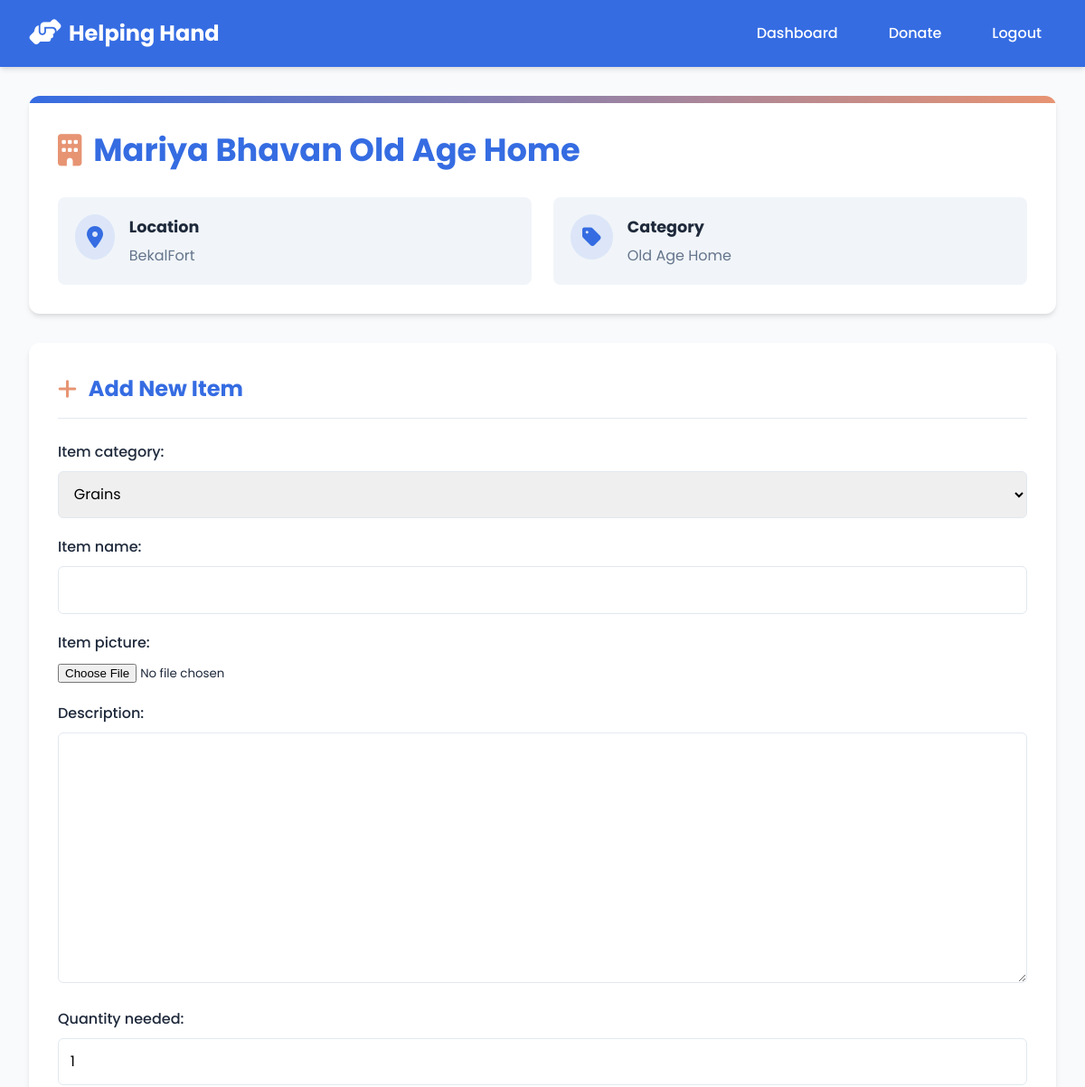
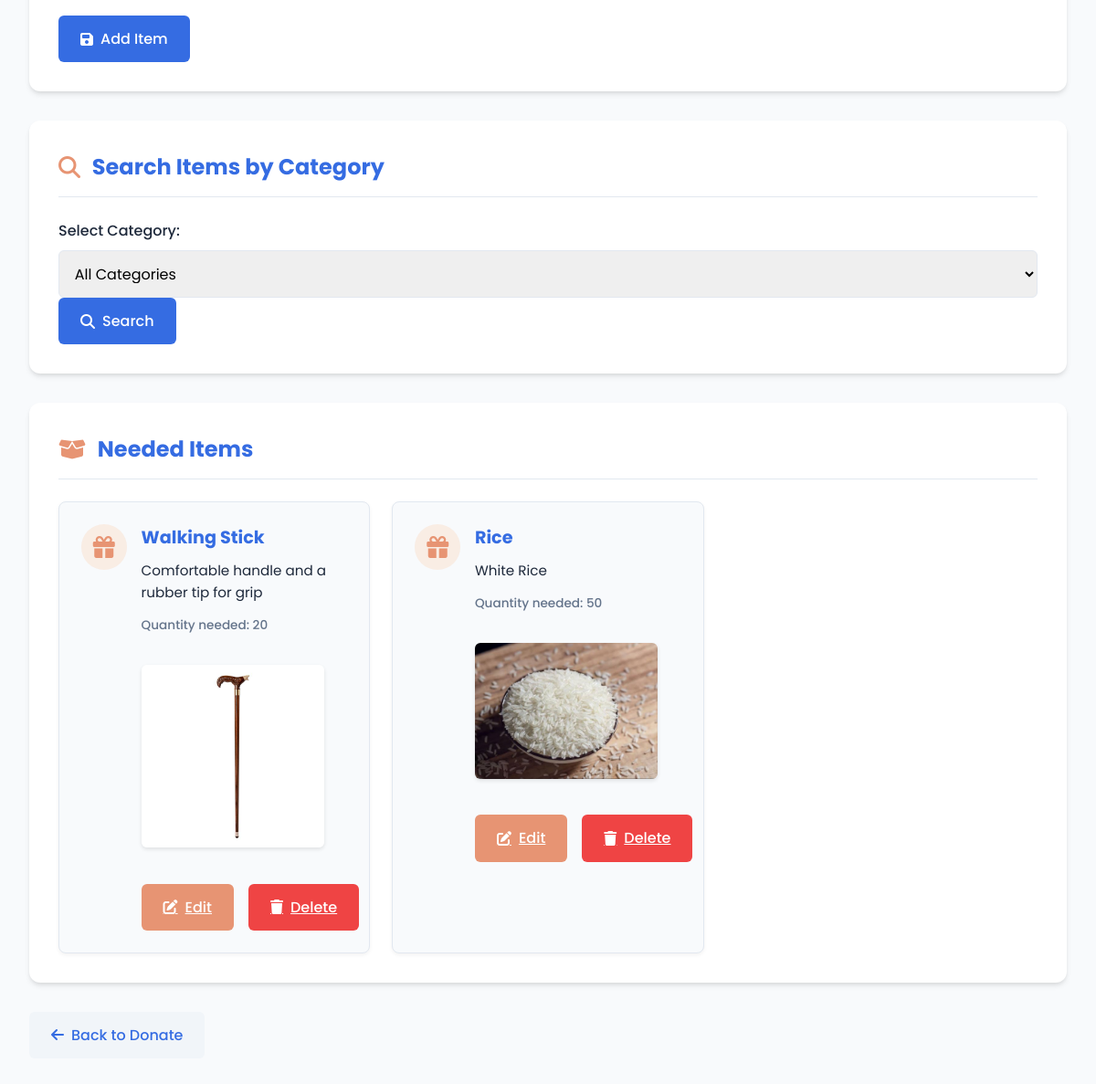
/donation/organization/2/ (signed in), run on the app's committed database (2 pictures, top to bottom).
### donationnn_app/models.py (models this page shows, shortened)
class Organization(models.Model):
    picture = models.ImageField(upload_to='organization_pictures/', blank=True, null=True)
    org_name = models.CharField(max_length=255, verbose_name="Organization Name")
    org_id = models.CharField(max_length=50, unique=True)
    email = models.EmailField(unique=True)
    location = models.CharField(max_length=100)
    category = models.CharField(max_length=50)

class Item(models.Model):
    CATEGORY_CHOICES = [
        ('household_essentials', 'Household Essentials'),
        ('clothing', 'Clothing'),
        ('footwear', 'Footwear'),
        ('grains', 'Grains'),
        ('pulses', 'Pulses'),
        ('mobility_aids', 'Mobility Aids'),
        ('educational_supplies', 'Educational Supplies'),
    ]
    item_name = models.CharField(max_length=255)
    item_category = models.CharField(max_length=50, choices=CATEGORY_CHOICES,default='grains')
    description = models.TextField(blank=True, null=True)
    item_picture = models.ImageField(upload_to='item_pictures/', blank=True, null=True)  # Ensure this matches the form
    quantity_needed = models.PositiveIntegerField(default=1)
    organization = models.ForeignKey('Organization', on_delete=models.CASCADE, related_name='items')

### donationnn_app/views.py (the view)
# urls.py: path('organization/<int:org_id>/', views.organization_detail, name='organization_detail'),  # Organization details
@login_required
def organization_detail(request, org_id):
    organization = get_object_or_404(Organization, id=org_id)
    items = organization.items.all()  # Get all items for this organization
    category = request.GET.get('category')
    if category:
        items = items.filter(item_category=category)  # Use item_category for filtering
    if request.method == 'POST':
        if 'add_item' in request.POST:
            form = ItemForm(request.POST, request.FILES)
            if form.is_valid():
                item = form.save(commit=False)
                item.organization = organization
                item.save()
                return redirect('organization_detail', org_id=org_id)
        elif 'donate' in request.POST:
            donation_form = DonationForm(request.POST)
            if donation_form.is_valid():
                item = donation_form.cleaned_data['item']
                quantity = donation_form.cleaned_data['quantity']
                item.quantity_donated += quantity
                item.save()
                Donation.objects.create(donor=request.user, item=item, quantity=quantity)
                return redirect('donation_success')
    else:
        form = ItemForm()  # Form for adding items
        donation_form = DonationForm()  # Form for donations
    return render(request, 'donationnn_app/organization.html', {
        'organization': organization,
        'items': items,
        'form': form,
        'donation_form': donation_form,
        'category': category,  # Pass the selected category to the template
    })

### donationnn_app/forms.py
class ItemForm(forms.ModelForm):
    class Meta:
        model = Item
        fields = ['item_category','item_name','item_picture', 'description', 'quantity_needed']

class DonationForm(forms.Form):
    item = forms.ModelChoiceField(queryset=Item.objects.all(), widget=forms.HiddenInput())
    quantity = forms.IntegerField(min_value=1)
    def __init__(self, *args, **kwargs):
        super().__init__(*args, **kwargs)
        self.fields['item'].widget.attrs.update({'class': 'form-control'})
        self.fields['quantity'].widget.attrs.update({'class': 'form-control', 'placeholder': 'Quantity'})

### donationnn_app/templates/donationnn_app/organization.html (shortened to what this page needs)
<!DOCTYPE html>
<html lang="en">
<head>
    <link rel="stylesheet" href="https://cdnjs.cloudflare.com/ajax/libs/font-awesome/6.4.0/css/all.min.css">
</head>
<body>
    <nav class="navbar">
        <a href="/" class="navbar-brand">
            <i class="fas fa-hands-helping"></i>
            Helping Hand
        </a>
        <div class="nav-links">
            <a href="{% url 'dashboard' %}">Dashboard</a>
            <a href="{% url 'donate' %}">Donate</a>
            <a href="{% url 'logout' %}">Logout</a>
        </div>
    </nav>
    <div class="container">
        <div class="org-header">
            <h1 class="org-title">
                <i class="fas fa-building"></i>
                {{ organization.org_name }}
            </h1>
            <div class="org-info">
                <div class="info-card">
                    <i class="fas fa-map-marker-alt info-icon"></i>
                    <div>
                        <h3>Location</h3>
                        <p>{{ organization.location }}</p>
                    </div>
                </div>
                <div class="info-card">
                    <i class="fas fa-tag info-icon"></i>
                    <div>
                        <h3>Category</h3>
                        <p>{{ organization.category }}</p>
                    </div>
                </div>
            </div>
        </div>
        {% if request.user.role == 'org_rep' %}
        <div class="add-item-form">
            <h2><i class="fas fa-plus"></i> Add New Item</h2>
            <form method="post" enctype="multipart/form-data">
                {{ form.as_p }}
                <button type="submit" name="add_item" class="btn btn-primary">
                    <i class="fas fa-save"></i> Add Item
                </button>
            </form>
        </div>
        {% endif %}
        <div class="search-form">
            <h2><i class="fas fa-search"></i> Search Items by Category</h2>
            <form method="get" action="{% url 'organization_detail' org_id=organization.id %}">
                <label for="category">Select Category:</label>
                <select name="category" id="category">
                    <option value="">All Categories</option>
                </select>
                <button type="submit" class="btn btn-primary">
                    <i class="fas fa-search"></i> Search
                </button>
            </form>
        </div>
        <div class="needed-items">
            <h2><i class="fas fa-box-open"></i> Needed Items</h2>
            <ul class="items-list">
                {% for item in items %}
                <li class="item-card">
                    <i class="fas fa-gift item-icon"></i>
                    <div>
                        <h3>{{ item.item_name }}</h3>
                        <p>{{ item.description }}</p>
                        <small>Quantity needed: {{ item.quantity_needed }}</small>
                        {% if item.item_picture %}
                            <img src="{{ item.item_picture.url }}" alt="{{ item.item_name }}" width="200">
                        {% endif %}
                        {% if request.user.role == 'org_rep' %}
                        <div class="item-actions">
                            <a href="{% url 'update_item' item.id %}" class="btn btn-secondary">
                                <i class="fas fa-edit"></i> Edit
                            </a>
                            <a href="{% url 'delete_item' item.id %}" class="btn btn-danger">
                                <i class="fas fa-trash"></i> Delete
                            </a>
                        </div>
                        {% endif %}
                    </div>
                </li>
                {% endfor %}
            </ul>
        </div>
        <a href="{% url 'donate' %}" class="back-btn">
            <i class="fas fa-arrow-left"></i>
            Back to Donate
        </a>
    </div>
</body>
</html>

### data on the page
Organization: org_name "Mariya Bhavan Old Age Home", location "BekalFort", category "Old Age Home"
Item: item_name "Walking Stick", description "Comfortable handle and a rubber tip for grip", quantity_needed "20", item_picture (picture)
Item: item_name "Rice", description "White Rice", quantity_needed "50", item_picture (picture)
